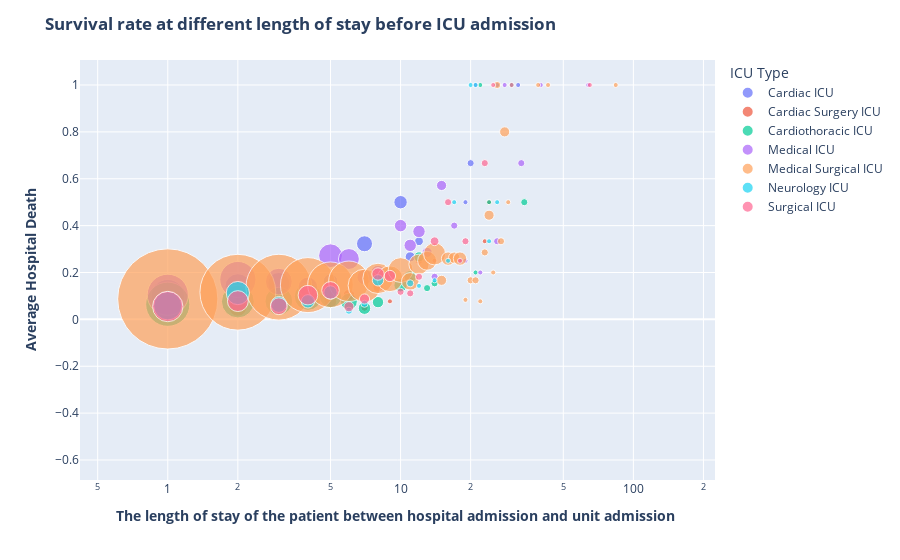

Source (notebook cell):
### Code cell
ICU_day = df[df["pre_icu_los_days"] >= 0][
    ["icu_type", "pre_icu_los_days", "hospital_death"]
]
ICU_day["icu_type"] = ICU_type["icu_type"].replace(
    {
        "MICU": "Medical ICU",
        "Neuro ICU": "Neurology ICU",
        "CCU-CTICU": "Cardiothoracic ICU",
        "CTICU": "Cardiothoracic ICU",
        "SICU": "Surgical ICU ",
        "CSICU": "Cardiac Surgery ICU",
        "Med-Surg ICU": "Medical Surgical ICU"
    }
)
ICU_day["pre_icu_los_days"] = ICU_day["pre_icu_los_days"].round(0)
ICU_df = ICU_day.groupby(["icu_type", "pre_icu_los_days"]).mean().reset_index()
ICU_df["count"] = (
    ICU_day.groupby(["icu_type", "pre_icu_los_days"])
    .sum()
    .reset_index()["hospital_death"]
)

fig = px.scatter(
    ICU_df,
    x="pre_icu_los_days",
    y="hospital_death",
    size="count",
    color="icu_type",
    hover_name="icu_type",
    log_x=True,
    size_max=200,
)

fig.update_layout(legend_title_text='ICU Type')
fig.update_layout(
    title_text="<b>Survival rate at different length of stay before ICU admission<b>"
)
fig.update_yaxes(title_text="<b>Average Hospital Death<b>")
fig.update_xaxes(
    title_text="<b>The length of stay of the patient between hospital admission and unit admission <b>"
)
fig.show()

# Uncomment this code to create the HTML file to embed chart
#pio.write_html(fig, file='index.html', auto_open=True)

### Figure 1 — Plotly figure (JSON) as saved in the notebook; plotly's stock layout.template omitted (floating-point values rounded to 4 significant figures)
{"data": [{"hovertemplate": "<b>%{hovertext}</b><br><br>icu_type=Cardiac ICU<br>pre_icu_los_days=%{x}<br>hospital_death=%{y}<br>count=%{marker.size}<extra></extra>", "hovertext": ["Cardiac ICU", "Cardiac ICU", "Cardiac ICU", "Cardiac ICU", "Cardiac ICU", "Cardiac ICU", "Cardiac ICU", "Cardiac ICU", "Cardiac ICU", "Cardiac ICU", "Cardiac ICU", "Cardiac ICU", "Cardiac ICU", "Cardiac ICU", "Cardiac ICU", "Cardiac ICU", "Cardiac ICU", "Cardiac ICU", "Cardiac ICU", "Cardiac ICU", "Cardiac ICU", "Cardiac ICU", "Cardiac ICU", "Cardiac ICU", "Cardiac ICU", "Cardiac ICU", "Cardiac ICU"], "legendgroup": "Cardiac ICU", "marker": {"color": "#636efa", "size": [346, 43, 26, 19, 11, 8, 5, 10, 4, 3, 7, 4, 3, 0, 0, 0, 0, 1, 2, 0, 0, 0, 0, 1, 1, 0, 0], "sizemode": "area", "sizeref": 0.07787, "symbol": "circle"}, "mode": "markers", "name": "Cardiac ICU", "showlegend": true, "type": "scatter", "x": [0, 1, 2, 3, 4, 5, 6, 7, 8, 9, 10, 11, 12, 13, 14, 15, 16, 19, 20, 21, 22, 23, 24, 26, 32, 37, 48], "xaxis": "x", "y": [0.09395, 0.09931, 0.1398, 0.1532, 0.1429, 0.1633, 0.102, 0.3226, 0.1818, 0.1765, 0.5, 0.2667, 0.3333, 0, 0, 0, 0, 0.5, 0.6667, 0, 0, 0, 0, 1, 1, 0, 0], "yaxis": "y"}, {"hovertemplate": "<b>%{hovertext}</b><br><br>icu_type=Cardiac Surgery ICU<br>pre_icu_los_days=%{x}<br>hospital_death=%{y}<br>count=%{marker.size}<extra></extra>", "hovertext": ["Cardiac Surgery ICU", "Cardiac Surgery ICU", "Cardiac Surgery ICU", "Cardiac Surgery ICU", "Cardiac Surgery ICU", "Cardiac Surgery ICU", "Cardiac Surgery ICU", "Cardiac Surgery ICU", "Cardiac Surgery ICU", "Cardiac Surgery ICU", "Cardiac Surgery ICU", "Cardiac Surgery ICU", "Cardiac Surgery ICU", "Cardiac Surgery ICU", "Cardiac Surgery ICU", "Cardiac Surgery ICU", "Cardiac Surgery ICU", "Cardiac Surgery ICU", "Cardiac Surgery ICU", "Cardiac Surgery ICU", "Cardiac Surgery ICU", "Cardiac Surgery ICU", "Cardiac Surgery ICU", "Cardiac Surgery ICU"], "legendgroup": "Cardiac Surgery ICU", "marker": {"color": "#EF553B", "size": [175, 24, 12, 10, 7, 6, 5, 2, 4, 1, 0, 2, 2, 0, 1, 0, 0, 0, 0, 0, 0, 1, 1, 0], "sizemode": "area", "sizeref": 0.07787, "symbol": "circle"}, "mode": "markers", "name": "Cardiac Surgery ICU", "showlegend": true, "type": "scatter", "x": [0, 1, 2, 3, 4, 5, 6, 7, 8, 9, 10, 11, 12, 13, 14, 15, 16, 17, 18, 20, 22, 23, 24, 27], "xaxis": "x", "y": [0.05155, 0.05442, 0.05042, 0.07143, 0.08046, 0.07595, 0.1042, 0.05, 0.1379, 0.07692, 0, 0.1667, 0.25, 0, 0.25, 0, 0, 0, 0, 0, 0, 0.3333, 0.5, 0], "yaxis": "y"}, {"hovertemplate": "<b>%{hovertext}</b><br><br>icu_type=Cardiothoracic ICU<br>pre_icu_los_days=%{x}<br>hospital_death=%{y}<br>count=%{marker.size}<extra></extra>", "hovertext": ["Cardiothoracic ICU", "Cardiothoracic ICU", "Cardiothoracic ICU", "Cardiothoracic ICU", "Cardiothoracic ICU", "Cardiothoracic ICU", "Cardiothoracic ICU", "Cardiothoracic ICU", "Cardiothoracic ICU", "Cardiothoracic ICU", "Cardiothoracic ICU", "Cardiothoracic ICU", "Cardiothoracic ICU", "Cardiothoracic ICU", "Cardiothoracic ICU", "Cardiothoracic ICU", "Cardiothoracic ICU", "Cardiothoracic ICU", "Cardiothoracic ICU", "Cardiothoracic ICU", "Cardiothoracic ICU", "Cardiothoracic ICU", "Cardiothoracic ICU", "Cardiothoracic ICU", "Cardiothoracic ICU", "Cardiothoracic ICU", "Cardiothoracic ICU", "Cardiothoracic ICU", "Cardiothoracic ICU", "Cardiothoracic ICU", "Cardiothoracic ICU", "Cardiothoracic ICU", "Cardiothoracic ICU", "Cardiothoracic ICU", "Cardiothoracic ICU", "Cardiothoracic ICU", "Cardiothoracic ICU", "Cardiothoracic ICU", "Cardiothoracic ICU"], "legendgroup": "Cardiothoracic ICU", "marker": {"color": "#00cc96", "size": [528, 76, 42, 30, 29, 19, 11, 6, 5, 7, 7, 6, 4, 2, 2, 0, 0, 0, 2, 0, 1, 1, 0, 1, 0, 0, 0, 1, 0, 0, 2, 0, 0, 0, 0, 0, 0, 0, 0], "sizemode": "area", "sizeref": 0.07787, "symbol": "circle"}, "mode": "markers", "name": "Cardiothoracic ICU", "showlegend": true, "type": "scatter", "x": [0, 1, 2, 3, 4, 5, 6, 7, 8, 9, 10, 11, 12, 13, 14, 15, 16, 17, 18, 20, 21, 22, 23, 24, 25, 26, 27, 30, 31, 33, 34, 37, 47, 49, 55, 57, 58, 79, 159], "xaxis": "x", "y": [0.06702, 0.06457, 0.07609, 0.07792, 0.09699, 0.09694, 0.07586, 0.04762, 0.07353, 0.1944, 0.1458, 0.1818, 0.2667, 0.1333, 0.1538, 0, 0, 0, 0.25, 0, 0.2, 1, 0, 0.5, 0, 0, 0, 1, 0, 0, 0.5, 0, 0, 0, 0, 0, 0, 0, 0], "yaxis": "y"}, {"hovertemplate": "<b>%{hovertext}</b><br><br>icu_type=Medical ICU<br>pre_icu_los_days=%{x}<br>hospital_death=%{y}<br>count=%{marker.size}<extra></extra>", "hovertext": ["Medical ICU", "Medical ICU", "Medical ICU", "Medical ICU", "Medical ICU", "Medical ICU", "Medical ICU", "Medical ICU", "Medical ICU", "Medical ICU", "Medical ICU", "Medical ICU", "Medical ICU", "Medical ICU", "Medical ICU", "Medical ICU", "Medical ICU", "Medical ICU", "Medical ICU", "Medical ICU", "Medical ICU", "Medical ICU", "Medical ICU", "Medical ICU", "Medical ICU", "Medical ICU", "Medical ICU", "Medical ICU", "Medical ICU", "Medical ICU", "Medical ICU", "Medical ICU", "Medical ICU", "Medical ICU", "Medical ICU", "Medical ICU", "Medical ICU", "Medical ICU", "Medical ICU"], "legendgroup": "Medical ICU", "marker": {"color": "#ab63fa", "size": [667, 66, 51, 28, 15, 22, 17, 9, 8, 5, 6, 6, 6, 4, 2, 4, 0, 2, 2, 1, 0, 1, 1, 0, 0, 0, 2, 0, 1, 0, 2, 0, 0, 1, 0, 0, 0, 1, 0], "sizemode": "area", "sizeref": 0.07787, "symbol": "circle"}, "mode": "markers", "name": "Medical ICU", "showlegend": true, "type": "scatter", "x": [0, 1, 2, 3, 4, 5, 6, 7, 8, 9, 10, 11, 12, 13, 14, 15, 16, 17, 18, 19, 20, 21, 22, 23, 24, 25, 26, 27, 28, 30, 33, 35, 36, 40, 43, 44, 49, 64, 73], "xaxis": "x", "y": [0.1107, 0.1049, 0.17, 0.1609, 0.1389, 0.2716, 0.2576, 0.18, 0.2, 0.1923, 0.4, 0.3158, 0.375, 0.2857, 0.1818, 0.5714, 0, 0.4, 0.25, 0.25, 0, 1, 0.2, 0, 0, 0, 0.3333, 0, 1, 0, 0.6667, 0, 0, 1, 0, 0, 0, 1, 0], "yaxis": "y"}, {"hovertemplate": "<b>%{hovertext}</b><br><br>icu_type=Medical Surgical ICU<br>pre_icu_los_days=%{x}<br>hospital_death=%{y}<br>count=%{marker.size}<extra></extra>", "hovertext": ["Medical Surgical ICU", "Medical Surgical ICU", "Medical Surgical ICU", "Medical Surgical ICU", "Medical Surgical ICU", "Medical Surgical ICU", "Medical Surgical ICU", "Medical Surgical ICU", "Medical Surgical ICU", "Medical Surgical ICU", "Medical Surgical ICU", "Medical Surgical ICU", "Medical Surgical ICU", "Medical Surgical ICU", "Medical Surgical ICU", "Medical Surgical ICU", "Medical Surgical ICU", "Medical Surgical ICU", "Medical Surgical ICU", "Medical Surgical ICU", "Medical Surgical ICU", "Medical Surgical ICU", "Medical Surgical ICU", "Medical Surgical ICU", "Medical Surgical ICU", "Medical Surgical ICU", "Medical Surgical ICU", "Medical Surgical ICU", "Medical Surgical ICU", "Medical Surgical ICU", "Medical Surgical ICU", "Medical Surgical ICU", "Medical Surgical ICU", "Medical Surgical ICU", "Medical Surgical ICU", "Medical Surgical ICU", "Medical Surgical ICU", "Medical Surgical ICU", "Medical Surgical ICU", "Medical Surgical ICU", "Medical Surgical ICU", "Medical Surgical ICU", "Medical Surgical ICU", "Medical Surgical ICU", "Medical Surgical ICU"], "legendgroup": "Medical Surgical ICU", "marker": {"color": "#FFA15A", "size": [3115, 391, 224, 169, 118, 81, 64, 42, 36, 26, 24, 12, 16, 14, 19, 4, 7, 5, 7, 1, 2, 2, 1, 2, 4, 1, 2, 2, 4, 1, 0, 0, 0, 0, 0, 0, 1, 0, 1, 0, 0, 0, 0, 0, 1], "sizemode": "area", "sizeref": 0.07787, "symbol": "circle"}, "mode": "markers", "name": "Medical Surgical ICU", "showlegend": true, "type": "scatter", "x": [0, 1, 2, 3, 4, 5, 6, 7, 8, 9, 10, 11, 12, 13, 14, 15, 16, 17, 18, 19, 20, 21, 22, 23, 24, 25, 26, 27, 28, 29, 31, 32, 33, 35, 36, 38, 39, 42, 43, 47, 50, 54, 63, 82, 84], "xaxis": "x", "y": [0.07888, 0.08716, 0.1158, 0.1373, 0.1462, 0.1478, 0.1624, 0.1443, 0.1748, 0.1733, 0.2105, 0.1622, 0.2353, 0.25, 0.2794, 0.1667, 0.2593, 0.2632, 0.2593, 0.08333, 0.1667, 0.1667, 0.07692, 0.2857, 0.4444, 0.2, 1, 0.3333, 0.8, 0.5, 0, 0, 0, 0, 0, 0, 1, 0, 1, 0, 0, 0, 0, 0, 1], "yaxis": "y"}, {"hovertemplate": "<b>%{hovertext}</b><br><br>icu_type=Neurology ICU<br>pre_icu_los_days=%{x}<br>hospital_death=%{y}<br>count=%{marker.size}<extra></extra>", "hovertext": ["Neurology ICU", "Neurology ICU", "Neurology ICU", "Neurology ICU", "Neurology ICU", "Neurology ICU", "Neurology ICU", "Neurology ICU", "Neurology ICU", "Neurology ICU", "Neurology ICU", "Neurology ICU", "Neurology ICU", "Neurology ICU", "Neurology ICU", "Neurology ICU", "Neurology ICU", "Neurology ICU", "Neurology ICU", "Neurology ICU", "Neurology ICU", "Neurology ICU", "Neurology ICU", "Neurology ICU", "Neurology ICU", "Neurology ICU", "Neurology ICU", "Neurology ICU"], "legendgroup": "Neurology ICU", "marker": {"color": "#19d3f3", "size": [540, 31, 21, 10, 7, 7, 2, 2, 5, 0, 0, 2, 1, 0, 1, 0, 1, 1, 0, 1, 1, 0, 1, 1, 0, 0, 0, 0], "sizemode": "area", "sizeref": 0.07787, "symbol": "circle"}, "mode": "markers", "name": "Neurology ICU", "showlegend": true, "type": "scatter", "x": [0, 1, 2, 3, 4, 5, 6, 7, 8, 9, 10, 11, 12, 13, 14, 15, 16, 17, 18, 20, 21, 22, 24, 26, 27, 35, 36, 39], "xaxis": "x", "y": [0.08471, 0.05762, 0.1123, 0.06369, 0.07692, 0.1148, 0.03704, 0.06667, 0.1667, 0, 0, 0.1538, 0.1429, 0, 0.1667, 0, 0.25, 0.5, 0, 1, 1, 0, 0.3333, 0.5, 0, 0, 0, 0], "yaxis": "y"}, {"hovertemplate": "<b>%{hovertext}</b><br><br>icu_type=Surgical ICU <br>pre_icu_los_days=%{x}<br>hospital_death=%{y}<br>count=%{marker.size}<extra></extra>", "hovertext": ["Surgical ICU ", "Surgical ICU ", "Surgical ICU ", "Surgical ICU ", "Surgical ICU ", "Surgical ICU ", "Surgical ICU ", "Surgical ICU ", "Surgical ICU ", "Surgical ICU ", "Surgical ICU ", "Surgical ICU ", "Surgical ICU ", "Surgical ICU ", "Surgical ICU ", "Surgical ICU ", "Surgical ICU ", "Surgical ICU ", "Surgical ICU ", "Surgical ICU ", "Surgical ICU ", "Surgical ICU ", "Surgical ICU ", "Surgical ICU ", "Surgical ICU ", "Surgical ICU ", "Surgical ICU ", "Surgical ICU ", "Surgical ICU ", "Surgical ICU ", "Surgical ICU ", "Surgical ICU ", "Surgical ICU ", "Surgical ICU ", "Surgical ICU "], "legendgroup": "Surgical ICU ", "marker": {"color": "#FF6692", "size": [260, 36, 17, 11, 15, 12, 4, 4, 6, 5, 2, 2, 2, 0, 3, 0, 2, 0, 1, 2, 0, 0, 2, 0, 1, 0, 0, 1, 0, 0, 0, 0, 0, 1, 0], "sizemode": "area", "sizeref": 0.07787, "symbol": "circle"}, "mode": "markers", "name": "Surgical ICU ", "showlegend": true, "type": "scatter", "x": [0, 1, 2, 3, 4, 5, 6, 7, 8, 9, 10, 11, 12, 13, 14, 15, 16, 17, 18, 19, 20, 22, 23, 24, 25, 27, 29, 30, 33, 35, 43, 54, 63, 65, 67], "xaxis": "x", "y": [0.07242, 0.05479, 0.07798, 0.05612, 0.1034, 0.1237, 0.05405, 0.08696, 0.1935, 0.1852, 0.1176, 0.1111, 0.1818, 0, 0.3333, 0, 0.5, 0, 0.25, 0.3333, 0, 0, 0.6667, 0, 1, 0, 0, 1, 0, 0, 0, 0, 0, 1, 0], "yaxis": "y"}], "layout": {"legend": {"itemsizing": "constant", "title": {"text": "ICU Type"}, "tracegroupgap": 0}, "margin": {"t": 60}, "title": {"text": "<b>Survival rate at different length of stay before ICU admission<b>"}, "xaxis": {"anchor": "y", "domain": [0, 1], "title": {"text": "<b>The length of stay of the patient between hospital admission and unit admission <b>"}, "type": "log"}, "yaxis": {"anchor": "x", "domain": [0, 1], "title": {"text": "<b>Average Hospital Death<b>"}}}}
